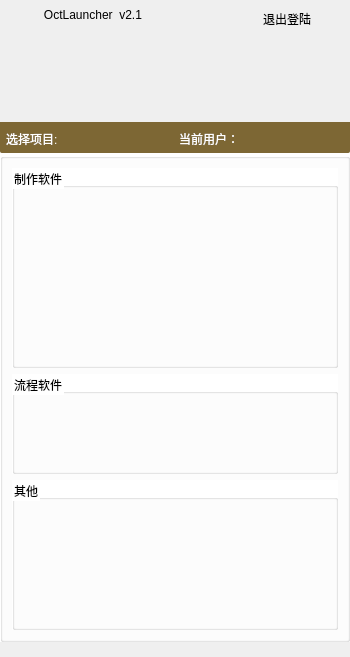
<?xml version="1.0" encoding="UTF-8"?>
<ui version="4.0">
 <class>MagisianDesktop</class>
 <widget class="QDialog" name="MagisianDesktop">
  <property name="geometry">
   <rect>
    <x>0</x>
    <y>0</y>
    <width>350</width>
    <height>657</height>
   </rect>
  </property>
  <property name="minimumSize">
   <size>
    <width>350</width>
    <height>500</height>
   </size>
  </property>
  <property name="maximumSize">
   <size>
    <width>350</width>
    <height>16777215</height>
   </size>
  </property>
  <property name="cursor">
   <cursorShape>ArrowCursor</cursorShape>
  </property>
  <property name="windowTitle">
   <string>oct_launcher v1.0</string>
  </property>
  <property name="windowOpacity">
   <double>1.000000000000000</double>
  </property>
  <property name="styleSheet">
   <string notr="true">#MagisianDesktop
{font-family:&quot;Leelawadee UI&quot;;
font-size: 12px;
background: url(:/icons/bg.png) no-repeat;}

</string>
  </property>
  <property name="inputMethodHints">
   <set>Qt::ImhNone</set>
  </property>
  <layout class="QGridLayout" name="gridLayout_2">
   <property name="leftMargin">
    <number>0</number>
   </property>
   <property name="topMargin">
    <number>0</number>
   </property>
   <property name="rightMargin">
    <number>0</number>
   </property>
   <property name="bottomMargin">
    <number>15</number>
   </property>
   <property name="horizontalSpacing">
    <number>0</number>
   </property>
   <property name="verticalSpacing">
    <number>96</number>
   </property>
   <item row="0" column="0">
    <widget class="QGroupBox" name="title_bar_grp">
     <property name="minimumSize">
      <size>
       <width>0</width>
       <height>26</height>
      </size>
     </property>
     <property name="maximumSize">
      <size>
       <width>16777215</width>
       <height>26</height>
      </size>
     </property>
     <property name="styleSheet">
      <string notr="true">border:none;
padding:3px;
margin:0;
background-image: url();</string>
     </property>
     <layout class="QHBoxLayout" name="titile_bar_layout">
      <property name="spacing">
       <number>0</number>
      </property>
      <property name="sizeConstraint">
       <enum>QLayout::SetDefaultConstraint</enum>
      </property>
      <property name="leftMargin">
       <number>0</number>
      </property>
      <property name="topMargin">
       <number>0</number>
      </property>
      <property name="rightMargin">
       <number>0</number>
      </property>
      <property name="bottomMargin">
       <number>0</number>
      </property>
      <item>
       <widget class="QToolButton" name="oct_logo_btn">
        <property name="minimumSize">
         <size>
          <width>25</width>
          <height>25</height>
         </size>
        </property>
        <property name="maximumSize">
         <size>
          <width>25</width>
          <height>25</height>
         </size>
        </property>
        <property name="styleSheet">
         <string notr="true">QToolButton#oct_logo_btn
{
	image: url(:/icons/oct.ico);
	height: 20px;
	width: 20px;
	border: none;
}
QToolButton#oct_logo_btn::hover
{
	image: url(:/icons/oct.ico);
	background-color: rgb(240, 255, 254);
}</string>
        </property>
        <property name="text">
         <string/>
        </property>
        <property name="iconSize">
         <size>
          <width>16</width>
          <height>16</height>
         </size>
        </property>
       </widget>
      </item>
      <item>
       <widget class="QLabel" name="title_label">
        <property name="sizePolicy">
         <sizepolicy hsizetype="Preferred" vsizetype="Expanding">
          <horstretch>0</horstretch>
          <verstretch>0</verstretch>
         </sizepolicy>
        </property>
        <property name="styleSheet">
         <string notr="true">color: rgb(0, 0, 0);</string>
        </property>
        <property name="text">
         <string>   OctLauncher  v2.1</string>
        </property>
       </widget>
      </item>
      <item>
       <widget class="QToolButton" name="change_login_btn">
        <property name="minimumSize">
         <size>
          <width>70</width>
          <height>25</height>
         </size>
        </property>
        <property name="maximumSize">
         <size>
          <width>25</width>
          <height>25</height>
         </size>
        </property>
        <property name="styleSheet">
         <string notr="true">color: rgb(255, 255, 255);
QToolButton#change_login_btn
{
	height: 20px;
	width: 20px;
	border: none;
}
QToolButton#change_login_btn::hover
{
	background-color: rgb(156, 199, 255);
}</string>
        </property>
        <property name="text">
         <string>退出登陆</string>
        </property>
       </widget>
      </item>
      <item>
       <widget class="QToolButton" name="close_btn">
        <property name="minimumSize">
         <size>
          <width>25</width>
          <height>25</height>
         </size>
        </property>
        <property name="maximumSize">
         <size>
          <width>25</width>
          <height>25</height>
         </size>
        </property>
        <property name="styleSheet">
         <string notr="true">QToolButton#close_btn
{
	image: url(:/icons/close.png);
	height: 20px;
	width: 20px;
	border: none;
}
QToolButton#close_btn::hover
{
	image: url(:/icons/close.png);
	background-color: rgb(156, 199, 255);
}</string>
        </property>
        <property name="text">
         <string/>
        </property>
       </widget>
      </item>
     </layout>
    </widget>
   </item>
   <item row="1" column="0">
    <widget class="QWidget" name="main_widget" native="true">
     <property name="sizePolicy">
      <sizepolicy hsizetype="Expanding" vsizetype="Maximum">
       <horstretch>0</horstretch>
       <verstretch>0</verstretch>
      </sizepolicy>
     </property>
     <property name="maximumSize">
      <size>
       <width>999</width>
       <height>999</height>
      </size>
     </property>
     <property name="styleSheet">
      <string notr="true">background-image: url();</string>
     </property>
     <layout class="QVBoxLayout" name="verticalLayout_4">
      <property name="spacing">
       <number>0</number>
      </property>
      <property name="leftMargin">
       <number>0</number>
      </property>
      <property name="topMargin">
       <number>0</number>
      </property>
      <property name="rightMargin">
       <number>0</number>
      </property>
      <property name="bottomMargin">
       <number>0</number>
      </property>
      <item>
       <widget class="QGroupBox" name="toolbar_grp">
        <property name="minimumSize">
         <size>
          <width>0</width>
          <height>30</height>
         </size>
        </property>
        <property name="maximumSize">
         <size>
          <width>16777215</width>
          <height>35</height>
         </size>
        </property>
        <property name="styleSheet">
         <string notr="true">background-color: rgb(125, 103, 52);
padding:0px;
border-top-left-radius:0px;
border-top-right-radius:0px;
border-bottom-right-radius:2px;
border-bottom-left-radius:2px;</string>
        </property>
        <property name="title">
         <string/>
        </property>
        <layout class="QHBoxLayout" name="horizontalLayout_5">
         <property name="spacing">
          <number>0</number>
         </property>
         <property name="leftMargin">
          <number>0</number>
         </property>
         <property name="topMargin">
          <number>0</number>
         </property>
         <property name="rightMargin">
          <number>0</number>
         </property>
         <property name="bottomMargin">
          <number>0</number>
         </property>
         <item>
          <layout class="QHBoxLayout" name="menu_layout_2" stretch="0">
           <property name="sizeConstraint">
            <enum>QLayout::SetDefaultConstraint</enum>
           </property>
           <item>
            <layout class="QHBoxLayout" name="horizontalLayout_3">
             <item>
              <widget class="QLabel" name="label">
               <property name="styleSheet">
                <string notr="true">margin-right:8px;
color: rgb(255, 255, 255);</string>
               </property>
               <property name="text">
                <string>选择项目: </string>
               </property>
              </widget>
             </item>
             <item>
              <widget class="QComboBox" name="comboBox">
               <property name="styleSheet">
                <string notr="true">QComboBox{
	color: #fff;
}
QComboBox::drop-down {
    subcontrol-origin: padding;
    subcontrol-position: top right;
    width: 20px;
    border-left-width: 0px;
    border-top-right-radius: 3px; /* same radius as the QComboBox */
    border-bottom-right-radius: 3px;
}
QAbstractItemView{
	color: #fff;
	border: none;
}

QScrollBar:vertical
{
    width:8px;
    background:rgba(0,0,0,0%);
    margin:0px,0px,0px,0px;
    padding-top:9px;  
    padding-bottom:9px;
}
QScrollBar::handle:vertical
{
    width:8px;
    background:rgba(0,0,0,25%);
    border-radius:4px;  
    min-height:20;
}
QScrollBar::handle:vertical:hover
{
    width:8px;
    background:rgba(0,0,0,50%);   
    border-radius:4px;
    min-height:20;
}
QScrollBar::add-line:vertical   
{
    height:9px;width:8px;
    border-image:url(:/images/a/3.png);
    subcontrol-position:bottom;
}
QScrollBar::sub-line:vertical 
{
    height:9px;width:8px;
    border-image:url(:/images/a/1.png);
    subcontrol-position:top;
}
QScrollBar::add-line:vertical:hover  
{
    height:9px;width:8px;
    border-image:url(:/images/a/4.png);
    subcontrol-position:bottom;
}
QScrollBar::sub-line:vertical:hover
{
    height:9px;width:8px;
    border-image:url(:/images/a/2.png);
    subcontrol-position:top;
}
QScrollBar::add-page:vertical,QScrollBar::sub-page:vertical 
{
    background:rgba(0,0,0,10%);
    border-radius:4px;
}
</string>
               </property>
              </widget>
             </item>
             <item>
              <spacer name="horizontalSpacer">
               <property name="orientation">
                <enum>Qt::Horizontal</enum>
               </property>
               <property name="sizeType">
                <enum>QSizePolicy::Fixed</enum>
               </property>
               <property name="sizeHint" stdset="0">
                <size>
                 <width>40</width>
                 <height>20</height>
                </size>
               </property>
              </spacer>
             </item>
             <item>
              <widget class="QLabel" name="label_2">
               <property name="styleSheet">
                <string notr="true">margin-right:8px;
color: rgb(255, 255, 255);</string>
               </property>
               <property name="text">
                <string>当前用户：</string>
               </property>
              </widget>
             </item>
             <item>
              <widget class="QLineEdit" name="user">
               <property name="readOnly">
                <bool>true</bool>
               </property>
              </widget>
             </item>
            </layout>
           </item>
          </layout>
         </item>
        </layout>
       </widget>
      </item>
      <item>
       <widget class="QGroupBox" name="work_area_grp">
        <property name="styleSheet">
         <string notr="true">background-color: #ffffff;</string>
        </property>
        <property name="title">
         <string/>
        </property>
        <property name="flat">
         <bool>false</bool>
        </property>
        <layout class="QGridLayout" name="gridLayout">
         <item row="0" column="0">
          <widget class="QGroupBox" name="DCC_btn_grp">
           <property name="minimumSize">
            <size>
             <width>300</width>
             <height>200</height>
            </size>
           </property>
           <property name="maximumSize">
            <size>
             <width>16777215</width>
             <height>300</height>
            </size>
           </property>
           <property name="title">
            <string>制作软件</string>
           </property>
          </widget>
         </item>
         <item row="1" column="0">
          <widget class="QGroupBox" name="pipe_btn_grp">
           <property name="minimumSize">
            <size>
             <width>300</width>
             <height>100</height>
            </size>
           </property>
           <property name="maximumSize">
            <size>
             <width>16777215</width>
             <height>150</height>
            </size>
           </property>
           <property name="title">
            <string>流程软件</string>
           </property>
          </widget>
         </item>
         <item row="2" column="0">
          <widget class="QGroupBox" name="other_btn_grp">
           <property name="minimumSize">
            <size>
             <width>0</width>
             <height>150</height>
            </size>
           </property>
           <property name="maximumSize">
            <size>
             <width>16777215</width>
             <height>200</height>
            </size>
           </property>
           <property name="title">
            <string>其他</string>
           </property>
          </widget>
         </item>
        </layout>
       </widget>
      </item>
     </layout>
    </widget>
   </item>
  </layout>
 </widget>
 <tabstops>
  <tabstop>oct_logo_btn</tabstop>
  <tabstop>close_btn</tabstop>
 </tabstops>
 <resources>
  <include location="../../../OctLauncher/GUI/qrc/icons.qrc"/>
  <include location="../../../OctLauncher/GUI/qrc/bg.qrc"/>
 </resources>
 <connections/>
</ui>
